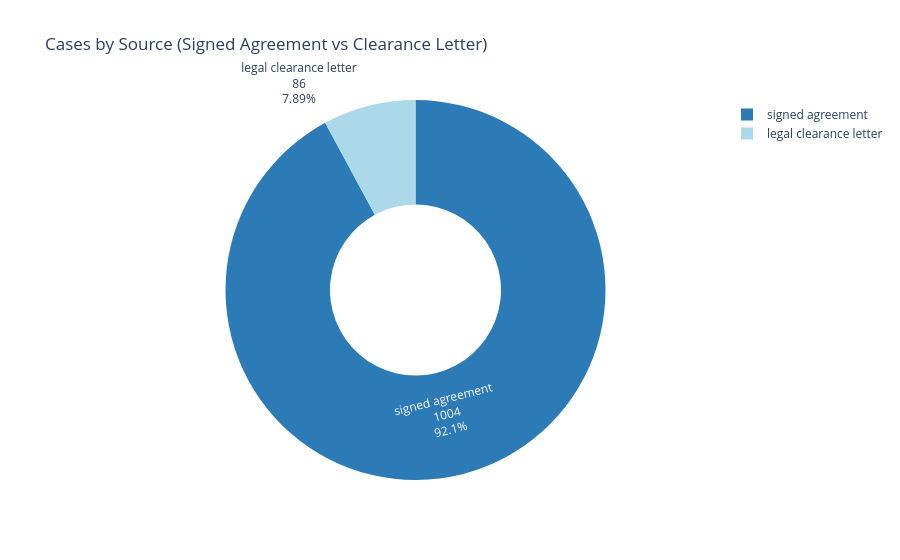

Notebook cell for this chart:
### Code cell
# ── 5. Source breakdown — donut ───────────────────────────────────────────────
_src = df['source'].value_counts()
fig5 = go.Figure(go.Pie(
    labels=_src.index, values=_src.values,
    hole=0.45,
    marker_colors=['#2c7bb6', '#abd9e9'],
    textinfo='label+percent+value',
))
fig5.update_layout(
    title='Cases by Source (Signed Agreement vs Clearance Letter)',
    template='plotly_white'
)
fig5.show()

### Figure 1 — Plotly figure (JSON) as saved in the notebook; plotly's stock layout.template omitted (floating-point values rounded to 4 significant figures)
{"data": [{"hole": 0.45, "labels": ["signed agreement", "legal clearance letter"], "marker": {"colors": ["#2c7bb6", "#abd9e9"]}, "textinfo": "label+percent+value", "type": "pie", "values": [1004, 86]}], "layout": {"title": {"text": "Cases by Source (Signed Agreement vs Clearance Letter)"}}}
